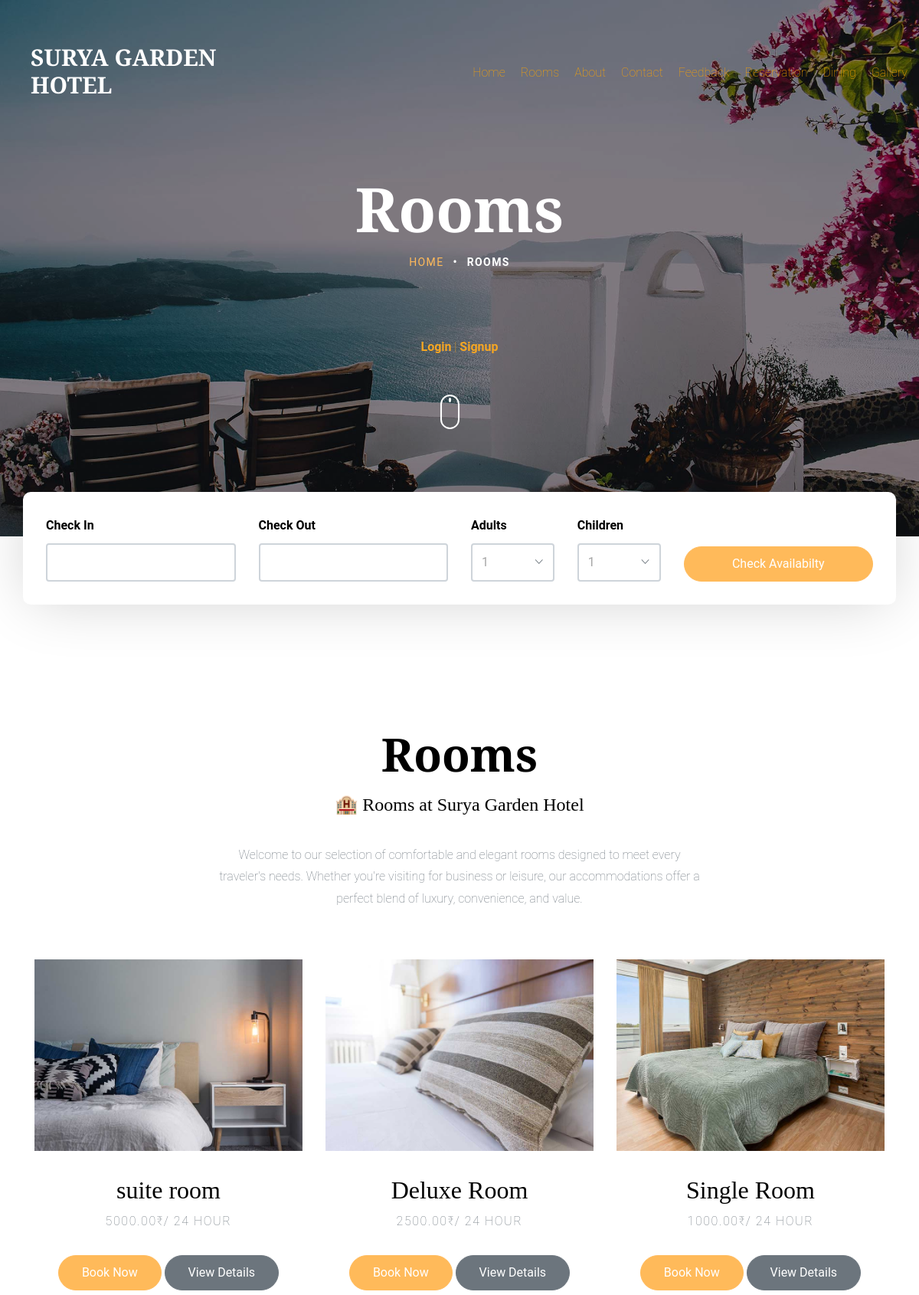
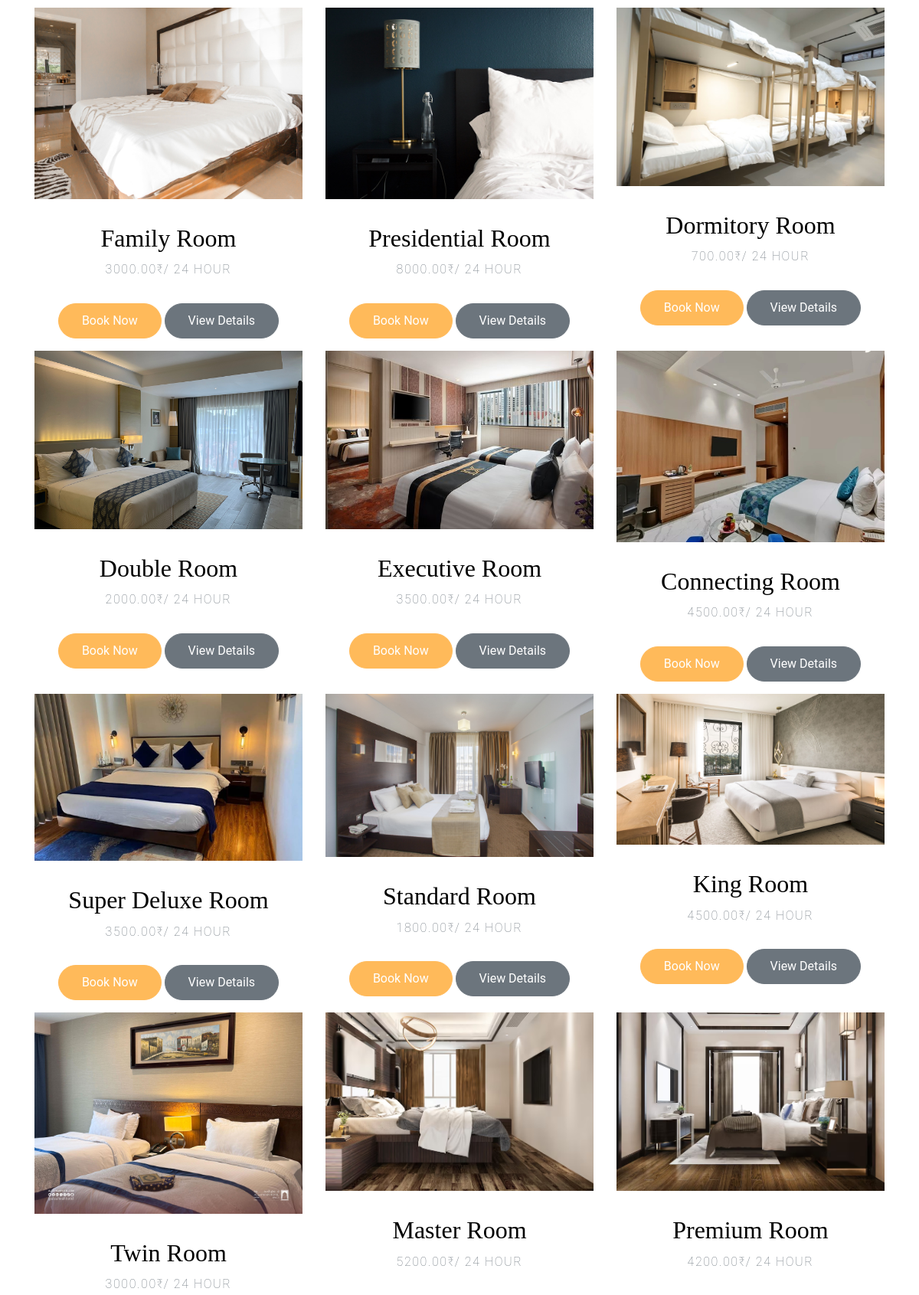
/rooms/ (upper part), run on the app's committed database (2 pictures, top to bottom).
### hotel_app/models.py (models this page shows, shortened)
class Room(models.Model):
    name = models.CharField(max_length=100)
    description = models.TextField(default='')
    price = models.DecimalField(max_digits=10, decimal_places=2)
    image = models.ImageField(upload_to='rooms/')
    capacity = models.IntegerField(default=1)
    status = models.CharField(max_length=20, default="Available")

### hotel_app/views.py (the view)
# urls.py: path('rooms/', views.rooms, name='rooms'),
def rooms(request):
    all_rooms = Room.objects.all()
    return render(request, 'rooms.html', {'rooms': all_rooms})

### hotel_app/templates/rooms.html (shortened to what this page needs)
{% load static %}
<!DOCTYPE HTML>
<html>
  <head>
    <link rel="stylesheet" href="{% static 'css/bootstrap.min.css' %}">
    <link rel="stylesheet" href="{% static 'css/animate.css' %}">
    <link rel="stylesheet" href="{% static 'css/owl.carousel.min.css' %}">
    <link rel="stylesheet" href="{% static 'css/aos.css' %}">
    <link rel="stylesheet" href="{% static 'css/bootstrap-datepicker.css' %}">
    <link rel="stylesheet" href="{% static 'css/jquery.timepicker.css' %}">
    <link rel="stylesheet" href="{% static 'css/fancybox.min.css' %}">
    <link rel="stylesheet" href="{% static 'fonts/ionicons/css/ionicons.min.css' %}">
    <link rel="stylesheet" href="{% static 'fonts/fontawesome/css/font-awesome.min.css' %}">
    <link rel="stylesheet" href="{% static 'css/style.css' %}">
  </head>
  <body>
    <header class="site-header js-site-header">
      <div class="container-fluid">
        <div class="row align-items-center">
          <div class="col-6 col-lg-4 site-logo" data-aos="fade">
            <a href="{% url 'index' %}">SURYA GARDEN <br> HOTEL</a>
          </div>
          <div class="col-6 col-lg-8">
            <div class="header-right d-flex align-items-center justify-content-end">
              <nav>
                <ul style="list-style: none; display: flex; gap: 20px; margin: 0; padding: 0;">
                  <li><a href="{% url 'index' %}" >Home</a></li>
                  <li><a href="{% url 'rooms' %}" >Rooms</a></li>
                  <li><a href="{% url 'about' %}" >About</a></li>
                  <li><a href="{% url 'contact' %}" >Contact</a></li>
                  <li><a href="{% url 'feedback' %}" >Feedback</a></li>
                  <li><a href="{% url 'reservation' %}" >Reservation</a></li>
                  <li><a href="{% url 'restaurant' %}" >Dining</a></li>
                  <li><a href="{% url 'gallary' %}" >Gallery</a></li>
                </ul>
              </nav>
            </div>
          </div>
        </div>
      </div>
    </header>
    <section class="site-hero inner-page overlay" style="background-image: url('{% static "images/hero_4.jpg" %}');" data-stellar-background-ratio="0.5">
      <div class="container">
        <div class="row site-hero-inner justify-content-center align-items-center">
          <div class="col-md-10 text-center" data-aos="fade">
            <h1 class="heading mb-3">Rooms</h1>
            <ul class="custom-breadcrumbs mb-4">
              <li><a href="{% url 'index' %}">Home</a></li>
              <li>&bullet;</li>
              <li>Rooms</li>
            </ul><br><br>
             <div>
                {% if user.is_authenticated %}
                    <div class="auth-links">
                        Welcome, {{ user.username }} | <a href="{% url 'logout' %}">Logout</a>
                    </div>
                {% else %}
                     <div class="auth-links">
                        <a href="{% url 'login' %}">Login</a> | <a href="{% url 'signup' %}">Signup</a>
                    </div>
                {% endif %}
              </div>
          </div>
        </div>
      </div>
      <a class="mouse smoothscroll" href="#next">
        <div class="mouse-icon">
          <span class="mouse-wheel"></span>
        </div>
      </a>
    </section>
    <section class="section pb-4">
      <div class="container">
        <div class="row check-availabilty" id="next">
          <div class="block-32" data-aos="fade-up" data-aos-offset="-200">
            <form action="#">
              <div class="row">
                <div class="col-md-6 mb-3 mb-lg-0 col-lg-3">
                  <label for="checkin_date" class="font-weight-bold text-black">Check In</label>
                  <div class="field-icon-wrap">
                    <input type="text" id="checkin_date" class="form-control">
                  </div>
                </div>
                <div class="col-md-6 mb-3 mb-lg-0 col-lg-3">
                  <label for="checkout_date" class="font-weight-bold text-black">Check Out</label>
                  <div class="field-icon-wrap">
                    <input type="text" id="checkout_date" class="form-control">
                  </div>
                </div>
                <div class="col-md-6 mb-3 mb-md-0 col-lg-3">
                  <div class="row">
                    <div class="col-md-6 mb-3 mb-md-0">
                      <label for="adults" class="font-weight-bold text-black">Adults</label>
                      <div class="field-icon-wrap">
                        <div class="icon"><span class="ion-ios-arrow-down"></span></div>
                        <select name="" id="adults" class="form-control">
                          <option value="">1</option>
                        </select>
                      </div>
                    </div>
                    <div class="col-md-6 mb-3 mb-md-0">
                      <label for="children" class="font-weight-bold text-black">Children</label>
                      <div class="field-icon-wrap">
                        <div class="icon"><span class="ion-ios-arrow-down"></span></div>
                        <select name="" id="children" class="form-control">
                          <option value="">1</option>
                        </select>
                      </div>
                    </div>
                  </div>
                </div>
                <div class="col-md-6 col-lg-3 align-self-end">
                  <button class="btn btn-primary btn-block text-white">Check Availabilty</button>
                </div>
              </div>
            </form>
          </div>
        </div>
      </div>
    </section>
    <section class="section">
      <div class="container">
        <div class="row justify-content-center text-center mb-5">
          <div class="col-md-7">
            <h2 class="heading" data-aos="fade-up">Rooms</h2>
            <p data-aos="fade-up" data-aos-delay="100"><h4>🏨 Rooms at Surya Garden Hotel</h4><br>Welcome to our selection of comfortable and elegant rooms designed to meet every traveler's needs. Whether you're visiting for business or leisure, our accommodations offer a perfect blend of luxury, convenience, and value.</p>
          </div>
        </div>
        <div class="row">
          {% for room in rooms %}
                <div class="col-md-6 col-lg-4" data-aos="fade-up">
                  <div class="room">
                    <figure class="img-wrap">
                        <img src="{{ room.image.url }}" alt="Room Image" class="img-fluid mb-3">
                    </figure>
                     <div class="p-3 text-center room-info">
                          <h2>{{ room.name }}</h2>
                          <span class="text-uppercase letter-spacing-1">{{ room.price }}&#8377;/ 24 HOUR</span><br><br>
                          <a href="{% url 'book_room' room.id %}" class="btn btn-primary text-white">Book Now</a>
                          <a href="{% url 'view_room' room.id %}" class="btn btn-secondary text-white">View Details</a>
                    </div>
                  </div>
                </div>
          {% endfor %}
        </div>
      </div>
    </section>
  </body>
</html>

### hotel_app/templates/rooms.html (style rules this page uses)
nav ul li a { color: orange; text-decoration: none; transition: 0.3s; }
.auth-links { color:#f5a623; }
.auth-links a { color: #f5a623; text-decoration: none; font-weight: bold; transition: color 0.3s; }

### data on the page
Room: image (picture), name "suite room", price "5000.00"
Room: image (picture), name "Deluxe Room", price "2500.00"
Room: image (picture), name "Single Room", price "1000.00"
Room: image (picture), name "Family Room", price "3000.00"
Room: image (picture), name "Presidential Room", price "8000.00"
Room: image (picture), name "Dormitory Room", price "700.00"
Room: image (picture), name "Double Room", price "2000.00"
Room: image (picture), name "Executive Room", price "3500.00"
Room: image (picture), name "Connecting Room", price "4500.00"
Room: image (picture), name "Super Deluxe Room", price "3500.00"
Room: image (picture), name "Standard Room", price "1800.00"
Room: image (picture), name "King Room", price "4500.00"
Room: image (picture), name "Twin Room", price "3000.00"
Room: image (picture), name "Master Room", price "5200.00"
Room: image (picture), name "Premium Room", price "4200.00"
